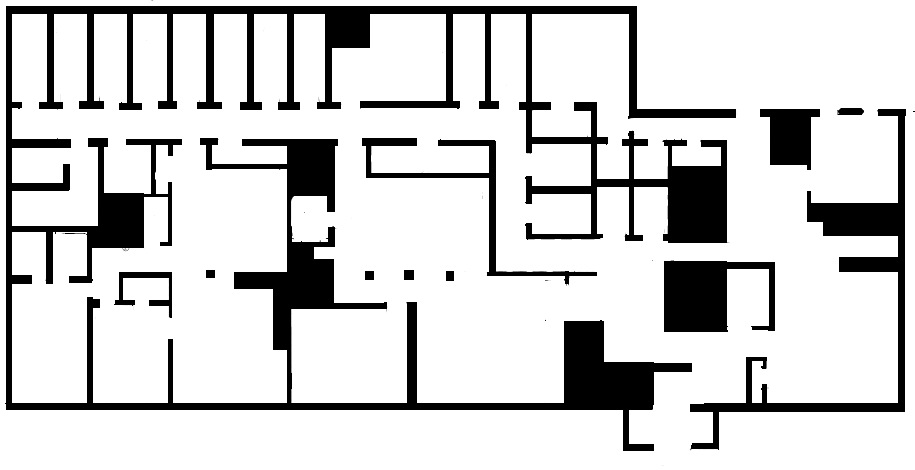
#> input picture D_star-Comparison/floor_plan.jpg, 915 x 470 px, found by its file name
$ python jpg_to_array.py   (older library calls are emulated)
#> lines starting #> are read from the running program, lines starting #| are printed output that depends on the picture; after the words box and inside, x2 and y2 are one past the last pixel; in counts of white or black regions, pixels touching at a corner belong together
# Main and helper function

from PIL import Image
import numpy as np
import matplotlib.pyplot as plt


def load_map(file_path, resolution_scale):
    ''' Load map from an image and return a 2D binary numpy array
        where 0 represents obstacles and 1 represents free space
    '''
#> called with file_path = 'floor_plan.jpg', resolution_scale = 0.1
    # Load the image with grayscale
    img = Image.open(file_path).convert('L')
    # Rescale the image
    size_x, size_y = img.size
#> size_x = 915; size_y = 470
    new_x, new_y  = int(size_x*resolution_scale), int(size_y*resolution_scale)
#> new_x = 91; new_y = 47
    img = img.resize((new_x, new_y), Image.ANTIALIAS)
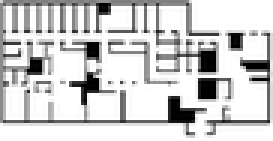
#> img: PIL image 91x47 L (shown 3 times larger); min 0, max 255, mean 205.3

    map_array = np.asarray(img, dtype='uint8')

    # Get binary image
    threshold = 127
    map_array = 1 * (map_array > threshold)
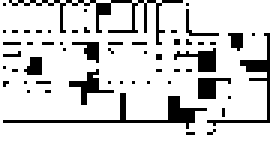
#> map_array: shape (47, 91) int64 (shown 3 times larger); values 0 (black) and 1 (white), 83% white; 56 black regions (47 under 20 px), largest, box (x1, y1, x2, y2) and area: (1, 31, 69, 43) 140, (3, 0, 61, 15) 133, (69, 11, 90, 42) 90

    # Result 2D numpy array
    return map_array


if __name__ == "__main__":
    # Load the map
    #start = (280, 40)
    #goal  = (130, 700)
    map_array = load_map("floor_plan.jpg", 0.1)
    np.savetxt('simplemap3_array.txt', map_array, delimiter=", ") # map array, 1->free, 0->obstacle

    # Create empty map
    fig, ax = plt.subplots(1)
    img = 255 * np.dstack((map_array, map_array, map_array))
    ax.imshow(img)
    plt.show()

    # Planning class
    #RRT_planner = RRT(map_array, start, goal)

    # Search with RRT*
    #RRT_planner.RRT_star(n_pts=10000)

    #Replanner Function Call
